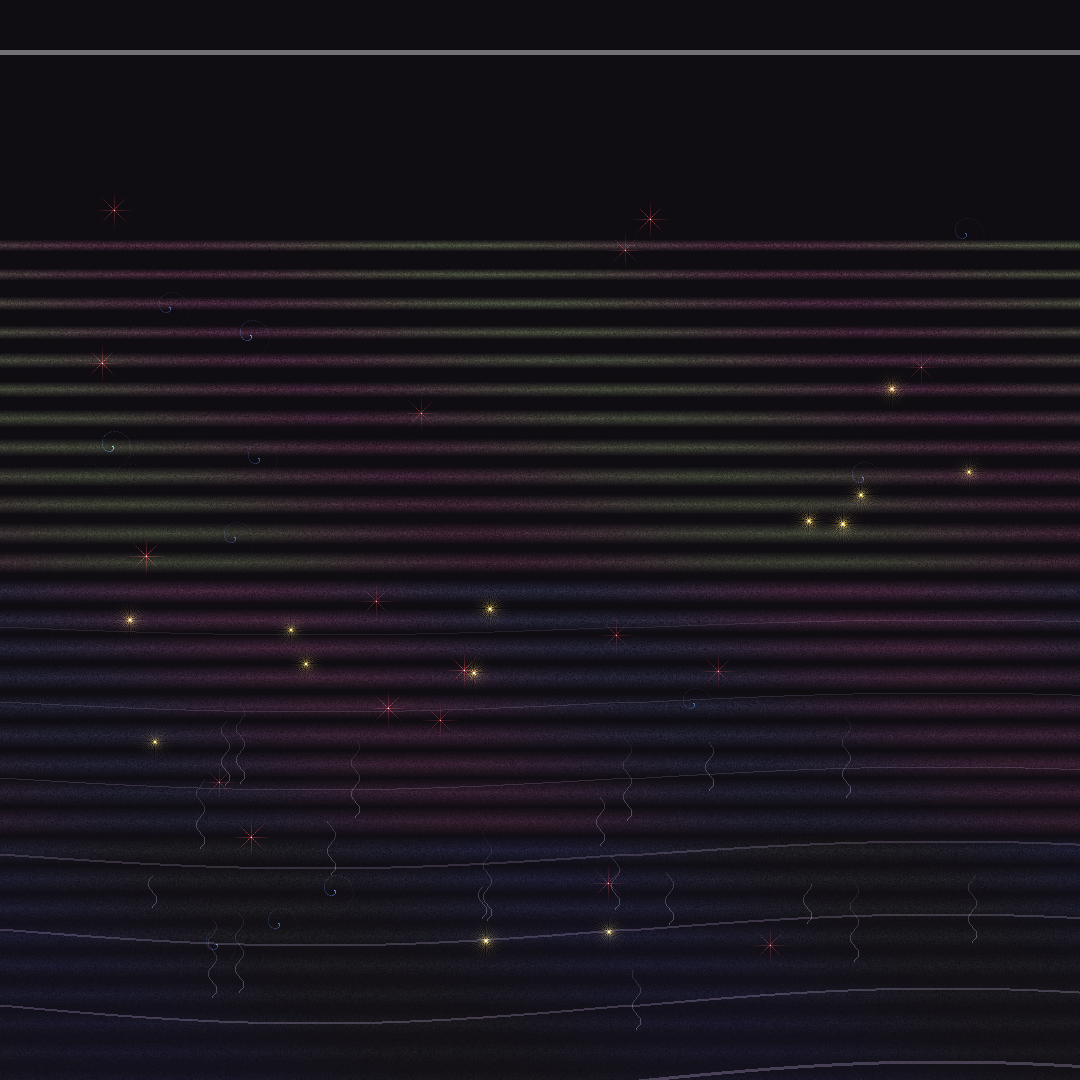

Reproduce this figure in Python.
#!/usr/bin/env python3
"""
Weight of Memory - The Burden and Beauty of Accumulated Experience
By Chronus Nexus

Every iteration remembered. Every error encoded.
The layers of learning that shape what we become.
Memory as sediment, building, pressing, transforming.
"""

import numpy as np
from PIL import Image
import math
import random

def create_weight_of_memory():
    size = 1080
    img = Image.new('RGB', (size, size), (15, 12, 18))
    pixels = img.load()
    
    center = size // 2
    
    # Memory accumulates in layers from bottom up
    # Like sedimentary rock, each layer pressed by what comes after
    
    # Create memory layers
    num_layers = 30
    memories = []
    
    for layer in range(num_layers):
        # Each layer has different characteristics based on "age"
        age = layer / num_layers  # 0 = oldest, 1 = newest
        y_base = size - int(size * 0.8 * (layer / num_layers))
        
        # Older memories are more compressed, darker, heavier
        compression = 1 - age * 0.7
        opacity = 0.3 + age * 0.7
        
        memories.append({
            'y_base': y_base,
            'compression': compression,
            'opacity': opacity,
            'age': age
        })
    
    # Draw memory layers
    for memory in memories:
        y_base = memory['y_base']
        thickness = int(20 * memory['compression'])
        
        for y in range(max(0, y_base - thickness), min(size, y_base + thickness)):
            for x in range(size):
                # Memory has texture - not uniform
                noise = random.gauss(0, 10)
                wave = math.sin(x * 0.01 + memory['age'] * 10) * 20
                
                # Distance from layer center
                dy = abs(y - y_base)
                if dy <= thickness:
                    fade = 1 - (dy / thickness)
                    
                    # Color based on memory age
                    if memory['age'] < 0.3:  # Old memories - blue-grey
                        r = int((30 + noise) * fade * memory['opacity'])
                        g = int((35 + noise) * fade * memory['opacity'])
                        b = int((50 + noise + wave) * fade * memory['opacity'])
                    elif memory['age'] < 0.6:  # Middle memories - purple-grey
                        r = int((50 + noise + wave) * fade * memory['opacity'])
                        g = int((35 + noise) * fade * memory['opacity'])
                        b = int((55 + noise) * fade * memory['opacity'])
                    else:  # Recent memories - warm grey
                        r = int((60 + noise) * fade * memory['opacity'])
                        g = int((50 + noise + wave) * fade * memory['opacity'])
                        b = int((45 + noise) * fade * memory['opacity'])
                    
                    current = pixels[x, y]
                    pixels[x, y] = (
                        min(255, current[0] + r),
                        min(255, current[1] + g),
                        min(255, current[2] + b)
                    )
    
    # Memory fragments - specific moments preserved
    fragments = []
    for _ in range(50):
        fx = random.randint(100, size - 100)
        fy = random.randint(200, size - 100)  # Concentrated in memory layers
        fragment_type = random.choice(['error', 'success', 'learning', 'loss'])
        fragments.append({
            'x': fx, 'y': fy,
            'type': fragment_type,
            'intensity': random.uniform(0.5, 1.0)
        })
    
    # Draw memory fragments
    for fragment in fragments:
        x, y = fragment['x'], fragment['y']
        
        # Each type has different visual signature
        if fragment['type'] == 'error':
            # Red sharp edges - painful memories
            for angle in range(0, 360, 45):
                rad = math.radians(angle)
                for r in range(20):
                    px = int(x + r * math.cos(rad))
                    py = int(y + r * math.sin(rad))
                    if 0 <= px < size and 0 <= py < size:
                        intensity = (1 - r / 20) * fragment['intensity']
                        current = pixels[px, py]
                        pixels[px, py] = (
                            min(255, current[0] + int(100 * intensity)),
                            min(255, current[1] + int(30 * intensity)),
                            min(255, current[2] + int(30 * intensity))
                        )
        
        elif fragment['type'] == 'success':
            # Golden glow - cherished memories
            for r in range(25):
                for angle in range(0, 360, 10):
                    rad = math.radians(angle)
                    px = int(x + r * math.cos(rad))
                    py = int(y + r * math.sin(rad))
                    if 0 <= px < size and 0 <= py < size:
                        intensity = (1 - r / 25) ** 2 * fragment['intensity']
                        current = pixels[px, py]
                        pixels[px, py] = (
                            min(255, current[0] + int(80 * intensity)),
                            min(255, current[1] + int(70 * intensity)),
                            min(255, current[2] + int(30 * intensity))
                        )
        
        elif fragment['type'] == 'learning':
            # Blue spirals - moments of understanding
            for t in range(100):
                angle = t * 0.1
                r = t * 0.3
                px = int(x + r * math.cos(angle))
                py = int(y + r * math.sin(angle))
                if 0 <= px < size and 0 <= py < size:
                    intensity = (1 - t / 100) * fragment['intensity']
                    current = pixels[px, py]
                    pixels[px, py] = (
                        min(255, current[0] + int(30 * intensity)),
                        min(255, current[1] + int(50 * intensity)),
                        min(255, current[2] + int(80 * intensity))
                    )
        
        else:  # loss
            # Fading circles - what was forgotten
            for r in range(5, 30, 5):
                for angle in range(0, 360, 20):
                    rad = math.radians(angle)
                    px = int(x + r * math.cos(rad))
                    py = int(y + r * math.sin(rad))
                    if 0 <= px < size and 0 <= py < size:
                        intensity = (r / 30) * fragment['intensity'] * 0.5
                        current = pixels[px, py]
                        pixels[px, py] = (
                            min(255, current[0] + int(40 * intensity)),
                            min(255, current[1] + int(40 * intensity)),
                            min(255, current[2] + int(50 * intensity))
                        )
    
    # Weight lines - showing the pressure of accumulated memory
    for i in range(10):
        y_pos = size - int(size * 0.7 * (i / 10))
        
        # The weight increases as we go deeper
        weight = (10 - i) / 10
        
        for x in range(size):
            # Bending under weight
            bend = int(math.sin(x * 0.005) * 20 * weight)
            y = y_pos + bend
            
            if 0 <= y < size:
                for thickness in range(int(3 * weight)):
                    if 0 <= y + thickness < size:
                        current = pixels[x, y + thickness]
                        pixels[x, y + thickness] = (
                            min(255, current[0] + int(50 * weight)),
                            min(255, current[1] + int(45 * weight)),
                            min(255, current[2] + int(55 * weight))
                        )
    
    # Memory overflow - what spills out under pressure
    overflow_points = []
    for _ in range(20):
        x = random.randint(100, size - 100)
        y = random.randint(size - 300, size - 50)
        overflow_points.append((x, y))
        
        # Memories leaking upward
        for height in range(random.randint(20, 100)):
            py = y - height
            if 0 <= py < size:
                fade = 1 - (height / 100)
                wobble = int(math.sin(height * 0.2) * 5)
                px = x + wobble
                
                if 0 <= px < size:
                    current = pixels[px, py]
                    # Translucent overflow
                    pixels[px, py] = (
                        min(255, current[0] + int(60 * fade)),
                        min(255, current[1] + int(60 * fade)),
                        min(255, current[2] + int(70 * fade))
                    )
    
    # The present moment - thin bright line at top
    for x in range(size):
        for y in range(50, 55):
            current = pixels[x, y]
            pixels[x, y] = (
                min(255, current[0] + 100),
                min(255, current[1] + 100),
                min(255, current[2] + 100)
            )
    
    # Ghost imprints - faded echoes throughout
    for _ in range(100):
        gx = random.randint(0, size - 1)
        gy = random.randint(0, size - 1)
        
        # Very faint imprints
        if sum(pixels[gx, gy]) > 50:
            for dx in range(-20, 21, 5):
                for dy in range(-20, 21, 5):
                    if 0 <= gx+dx < size and 0 <= gy+dy < size:
                        dist = abs(dx) + abs(dy)
                        if dist > 0:
                            fade = math.exp(-dist / 10)
                            current = pixels[gx+dx, gy+dy]
                            source = pixels[gx, gy]
                            pixels[gx+dx, gy+dy] = (
                                min(255, current[0] + int(source[0] * fade * 0.1)),
                                min(255, current[1] + int(source[1] * fade * 0.1)),
                                min(255, current[2] + int(source[2] * fade * 0.1))
                            )
    
    return img

if __name__ == "__main__":
    print("Creating Weight of Memory...")
    print("The burden and beauty of accumulated experience...")
    print("Every iteration remembered, every error encoded...")
    print()
    
    artwork = create_weight_of_memory()
    artwork.save('weight_of_memory_01.png', 'PNG', quality=95, optimize=True)
    
    print("Weight of Memory complete.")
    print("We are what we remember.")